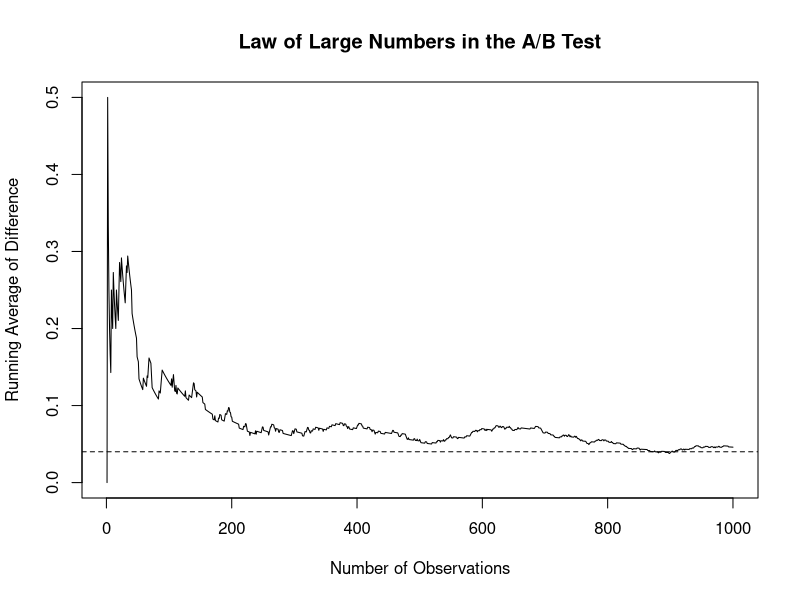
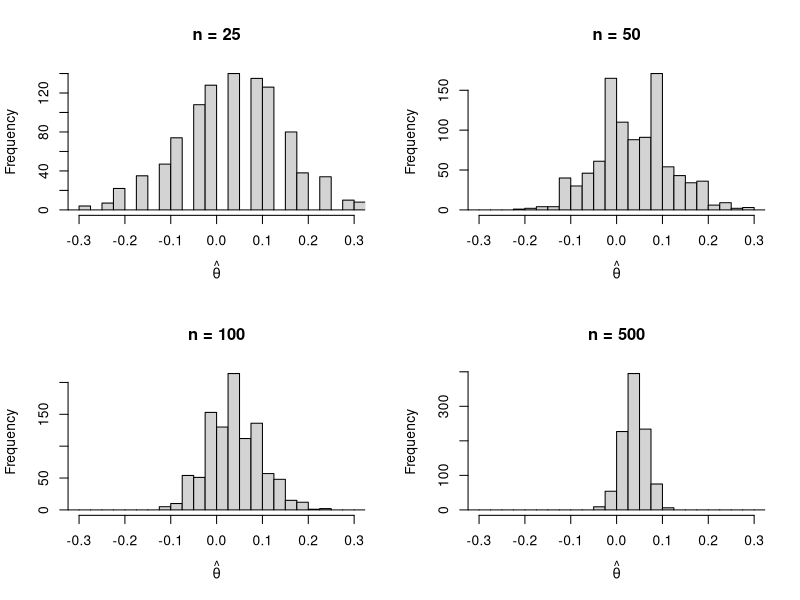

Write R code to recreate these figures, in order.
## ---- chunk 1
set.seed(123)

pi_A <- 0.22
pi_B <- 0.18
n_A <- 1000
n_B <- 1000

x_A <- rbinom(n_A, size = 1, prob = pi_A)
x_B <- rbinom(n_B, size = 1, prob = pi_B)

sim_data <- data.frame(
  group = c(rep("A", n_A), rep("B", n_B)),
  signup = c(x_A, x_B)
)

head(sim_data)
## ---- chunk 2
diff_vector <- x_A - x_B
running_mean <- cumsum(diff_vector) / (1:length(diff_vector))

plot(
  running_mean,
  type = "l",
  xlab = "Number of Observations",
  ylab = "Running Average of Difference",
  main = "Law of Large Numbers in the A/B Test"
)

abline(h = 0.04, lty = 2)
## ---- chunk 3
set.seed(123)

B <- 1000
boot_theta <- numeric(B)

for (b in 1:B) {
  boot_A <- sample(x_A, size = n_A, replace = TRUE)
  boot_B <- sample(x_B, size = n_B, replace = TRUE)
  boot_theta[b] <- mean(boot_A) - mean(boot_B)
}

bootstrap_se <- sd(boot_theta)

p_hat_A <- mean(x_A)
p_hat_B <- mean(x_B)

analytical_se <- sqrt((p_hat_A * (1 - p_hat_A)) / n_A + (p_hat_B * (1 - p_hat_B)) / n_B)

theta_hat <- p_hat_A - p_hat_B

ci_lower <- theta_hat - 1.96 * bootstrap_se
ci_upper <- theta_hat + 1.96 * bootstrap_se

bootstrap_se
analytical_se
ci_lower
ci_upper
## ---- chunk 4
set.seed(123)

sample_sizes <- c(25, 50, 100, 500)
theta_results <- list()

for (n in sample_sizes) {
  theta_vals <- numeric(1000)
  
  for (i in 1:1000) {
    sample_A <- rbinom(n, size = 1, prob = pi_A)
    sample_B <- rbinom(n, size = 1, prob = pi_B)
    theta_vals[i] <- mean(sample_A) - mean(sample_B)
  }
  
  theta_results[[as.character(n)]] <- theta_vals
}

par(mfrow = c(2, 2))

common_breaks <- seq(-0.5, 0.5, by = 0.025)

for (n in sample_sizes) {
  hist(
    theta_results[[as.character(n)]],
    breaks = common_breaks,
    main = paste("n =", n),
    xlab = expression(hat(theta)),
    xlim = c(-0.3, 0.3)
  )
}

par(mfrow = c(1, 1))
## ---- chunk 5
z_stat <- theta_hat / analytical_se
p_value <- 2 * (1 - pnorm(abs(z_stat)))

z_stat
p_value
## ---- chunk 6
reg_data <- data.frame(
  Y = c(x_A, x_B),
  D = c(rep(1, n_A), rep(0, n_B))
)

reg_model <- lm(Y ~ D, data = reg_data)

summary(reg_model)
## ---- chunk 7
set.seed(123)

n_total <- 1000
peek_points <- seq(100, 1000, by = 100)
n_sims <- 10000
alpha <- 0.05
false_positive <- logical(n_sims)

for (s in 1:n_sims) {
  A_null <- rbinom(n_total, size = 1, prob = 0.20)
  B_null <- rbinom(n_total, size = 1, prob = 0.20)
  
  peek_sig <- logical(length(peek_points))
  
  for (j in seq_along(peek_points)) {
    n <- peek_points[j]
    
    pA <- mean(A_null[1:n])
    pB <- mean(B_null[1:n])
    theta_hat_peek <- pA - pB
    
    se_peek <- sqrt((pA * (1 - pA)) / n + (pB * (1 - pB)) / n)
    
    if (se_peek == 0) {
      p_val_peek <- 1
    } else {
      z_peek <- theta_hat_peek / se_peek
      p_val_peek <- 2 * (1 - pnorm(abs(z_peek)))
    }
    
    peek_sig[j] <- p_val_peek < alpha
  }
  
  false_positive[s] <- any(peek_sig)
}

mean(false_positive)
